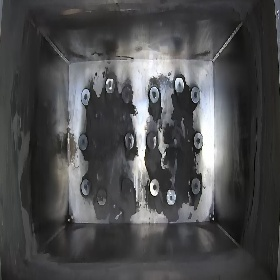
#> input picture data_color/OK/000001.jpg, 280 x 280 px, found by its file name; its folder holds only this picture in this run
$ python manual_photo_handling.py
#> lines starting #> are read from the running program, lines starting #| are printed output that depends on the picture; after the words box and inside, x2 and y2 are one past the last pixel; in counts of white or black regions, pixels touching at a corner belong together
import cv2
import numpy as np
import os


def naming(path):
    if len(os.listdir(path)) == 0:
        name = '000001'
    else:
        l = list(map(lambda x: int(x.split('_')[-1][:-4]), os.listdir(path)))
        name = str(max(l) + 1)
        while len(name) < 5:
            name = '0' + name
    return name


def photo_handler(path):

#> called with path = 'data_photo_split/OK/000001.jpg'
    frame = cv2.imread(path)
#> frame is the input picture: shape (280, 280, 3); mean B, G, R 77.3, 76.4, 76

    frame = cv2.resize(frame, (400, 400))
#> frame: shape (400, 400, 3)
    gray = cv2.cvtColor(frame, cv2.COLOR_BGR2GRAY)
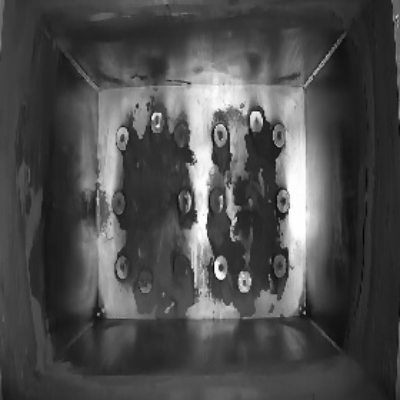
#> gray: shape (400, 400); min 3, max 255, mean 76.3

    blank = np.zeros(frame.shape[:2], dtype='uint8')
    square = cv2.rectangle(blank, (60, 45), (340, 325), 255, -1)
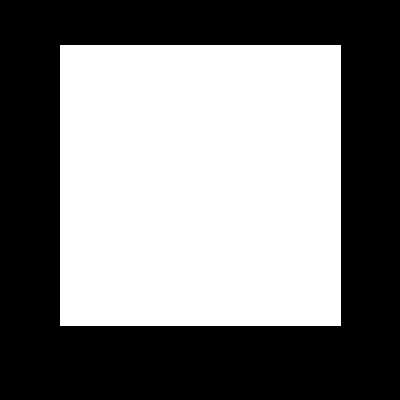
#> blank: shape (400, 400); 49.4% white; 1 white region, box (x1, y1, x2, y2) and area: (60, 45, 341, 326) 78961

    crop_color = cv2.bitwise_and(frame, frame, mask=square)
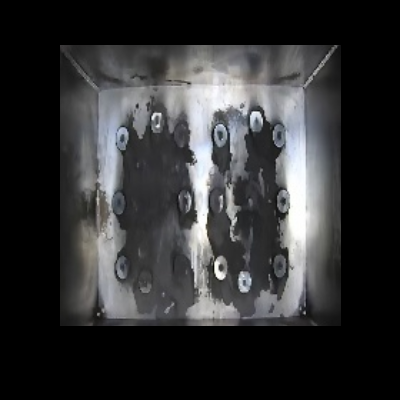
#> crop_color: shape (400, 400, 3); mean B, G, R 50.8, 49.8, 49.4
    crop_gray = cv2.bitwise_and(gray, gray, mask=square)

    (x, y) = np.where(square == 255)
    (x1, y1) = (np.min(x), np.min(y))
#> x1 = 45; y1 = 60
    (x2, y2) = (np.max(x), np.max(y))
#> x2 = 325; y2 = 340

    output_color = crop_color[x1:x2, y1:y2]
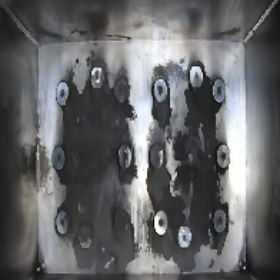
#> output_color: shape (280, 280, 3); mean B, G, R 103.2, 101.3, 100.5
    output_gray = crop_gray[x1:x2, y1:y2]

    output_binary = cv2.GaussianBlur(output_gray, (5, 5), 0)
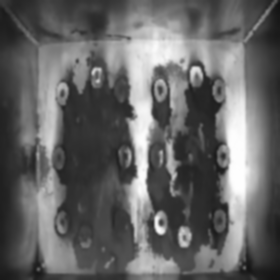
#> output_binary: shape (280, 280); min 19, max 255, mean 101.2
    output_binary = cv2.Canny(output_binary, 100, 100)
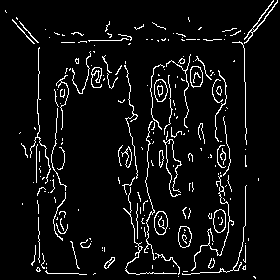
#> output_binary: shape (280, 280); 6.1% white in thin lines or dots

    return [output_color, output_gray, output_binary]


for i in os.listdir("data_photo_split/OK"):
    output = photo_handler("data_photo_split/OK/{}".format(i))
#> output = 3 items
    cv2.imwrite("data_color/OK/{}.jpg".format(naming("data_color/OK")), output[0])
    cv2.imwrite("data_gray/OK/{}.jpg".format(naming("data_gray/OK")), output[1])
    cv2.imwrite("data_binary/OK/{}.jpg".format(naming("data_binary/OK")), output[2])

#> (the run stopped early here; a loop or call above may not have finished)

$ run again, on data_color/OK/00006.jpg
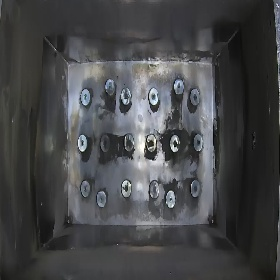
#> input picture data_color/OK/00006.jpg, 280 x 280 px, found by its file name
#> in photo_handler, frame is the input picture: shape (280, 280, 3); mean B, G, R 72.1, 70.6, 69.6
#> frame: shape (400, 400, 3)
#> blank: shape (400, 400); 49.4% white; 1 white region, box (x1, y1, x2, y2) and area: (60, 45, 341, 326) 78961
#> in photo_handler, `output_color = crop_color[x1:x2, y1:y2]`:
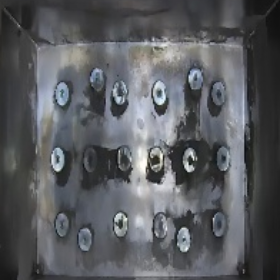
#> output_color: shape (280, 280, 3); mean B, G, R 95.5, 91.8, 89.8
#> in photo_handler, `output_binary = cv2.Canny(output_binary, 100, 100)`:
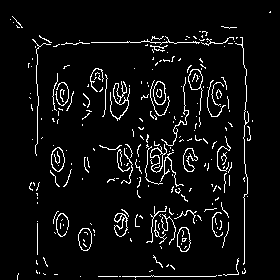
#> output_binary: shape (280, 280); 5.6% white in thin lines or dots, all inside (x1, y1, x2, y2) = (10, 11, 271, 280)
#> output = 3 items

$ run again, on data_color/OK/00008.jpg
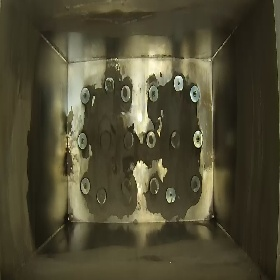
#> input picture data_color/OK/00008.jpg, 280 x 280 px, found by its file name
#> in photo_handler, frame is the input picture: shape (280, 280, 3); mean B, G, R 51.1, 74.5, 79.2
#> frame: shape (400, 400, 3)
#> blank: shape (400, 400); 49.4% white; 1 white region, box (x1, y1, x2, y2) and area: (60, 45, 341, 326) 78961
#> in photo_handler, `output_gray = crop_gray[x1:x2, y1:y2]`:
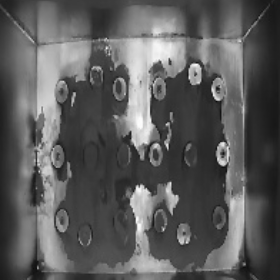
#> output_gray: shape (280, 280); min 11, max 252, mean 91.7
#> in photo_handler, `output_binary = cv2.Canny(output_binary, 100, 100)`:
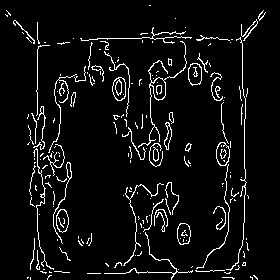
#> output_binary: shape (280, 280); 5.9% white in thin lines or dots
#> output = 3 items

$ run again, on data_color/OK/00002.jpg
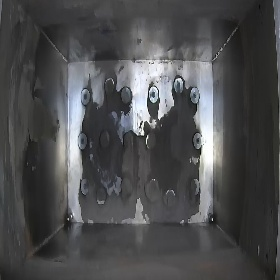
#> input picture data_color/OK/00002.jpg, 280 x 280 px, found by its file name
#> in photo_handler, frame is the input picture: shape (280, 280, 3); mean B, G, R 78.4, 77.2, 76.6
#> frame: shape (400, 400, 3)
#> blank: shape (400, 400); 49.4% white; 1 white region, box (x1, y1, x2, y2) and area: (60, 45, 341, 326) 78961
#> in photo_handler, `output_color = crop_color[x1:x2, y1:y2]`:
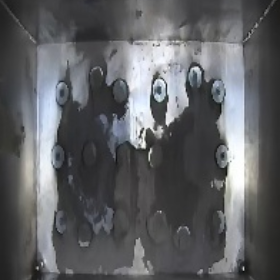
#> output_color: shape (280, 280, 3); mean B, G, R 99.5, 96.8, 95.5
#> in photo_handler, `output_binary = cv2.Canny(output_binary, 100, 100)`:
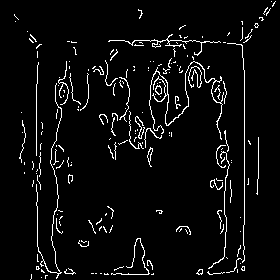
#> output_binary: shape (280, 280); 4.8% white in thin lines or dots
#> output = 3 items
